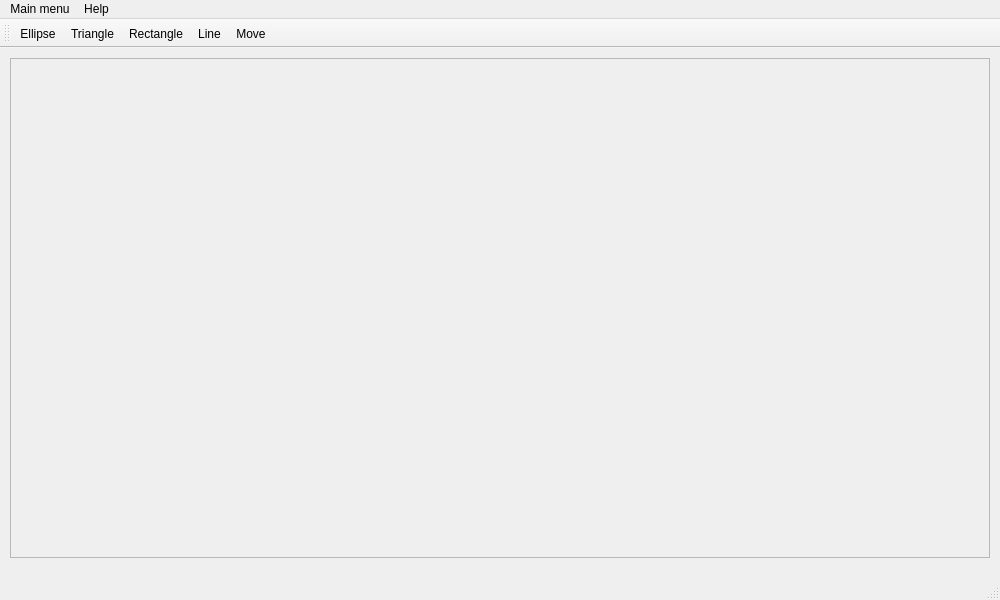
<?xml version="1.0" encoding="UTF-8"?>
<ui version="4.0">
 <class>MainWindow</class>
 <widget class="QMainWindow" name="MainWindow">
  <property name="geometry">
   <rect>
    <x>0</x>
    <y>0</y>
    <width>1000</width>
    <height>600</height>
   </rect>
  </property>
  <property name="windowTitle">
   <string>MainWindow</string>
  </property>
  <widget class="QWidget" name="centralwidget">
   <widget class="QFrame" name="picture_frame">
    <property name="geometry">
     <rect>
      <x>10</x>
      <y>10</y>
      <width>980</width>
      <height>500</height>
     </rect>
    </property>
    <property name="frameShape">
     <enum>QFrame::StyledPanel</enum>
    </property>
    <property name="frameShadow">
     <enum>QFrame::Raised</enum>
    </property>
   </widget>
  </widget>
  <widget class="QMenuBar" name="menubar">
   <property name="geometry">
    <rect>
     <x>0</x>
     <y>0</y>
     <width>1000</width>
     <height>22</height>
    </rect>
   </property>
   <widget class="QMenu" name="menuMain_menu">
    <property name="title">
     <string>Main menu</string>
    </property>
    <addaction name="actionNew"/>
    <addaction name="separator"/>
    <addaction name="actionLoad"/>
    <addaction name="separator"/>
    <addaction name="actionSave_as_picture"/>
    <addaction name="actionSave_as_figures"/>
    <addaction name="separator"/>
    <addaction name="actionExit"/>
   </widget>
   <widget class="QMenu" name="menuHelp">
    <property name="title">
     <string>Help</string>
    </property>
    <addaction name="actionAbout"/>
   </widget>
   <addaction name="menuMain_menu"/>
   <addaction name="menuHelp"/>
  </widget>
  <widget class="QToolBar" name="toolBar">
   <property name="windowTitle">
    <string>toolBar</string>
   </property>
   <attribute name="toolBarArea">
    <enum>TopToolBarArea</enum>
   </attribute>
   <attribute name="toolBarBreak">
    <bool>false</bool>
   </attribute>
   <addaction name="actionEllipse"/>
   <addaction name="actionTriangle"/>
   <addaction name="actionRectangle"/>
   <addaction name="actionLine"/>
   <addaction name="actionMove"/>
  </widget>
  <widget class="QStatusBar" name="statusBar"/>
  <action name="actionNew">
   <property name="text">
    <string>New</string>
   </property>
  </action>
  <action name="actionLoad">
   <property name="text">
    <string>Load</string>
   </property>
  </action>
  <action name="actionSave_as_picture">
   <property name="text">
    <string>Save as picture</string>
   </property>
  </action>
  <action name="actionSave_as_figures">
   <property name="text">
    <string>Save as figures</string>
   </property>
  </action>
  <action name="actionExit">
   <property name="text">
    <string>Exit</string>
   </property>
  </action>
  <action name="actionAbout">
   <property name="text">
    <string>About</string>
   </property>
  </action>
  <action name="actionEllipse">
   <property name="icon">
    <iconset resource="res.qrc">
     <normaloff>:/icons/icons/circle.png</normaloff>:/icons/icons/circle.png</iconset>
   </property>
   <property name="text">
    <string>Ellipse</string>
   </property>
  </action>
  <action name="actionTriangle">
   <property name="icon">
    <iconset resource="res.qrc">
     <normaloff>:/icons/icons/triangle.png</normaloff>:/icons/icons/triangle.png</iconset>
   </property>
   <property name="text">
    <string>Triangle</string>
   </property>
  </action>
  <action name="actionRectangle">
   <property name="icon">
    <iconset resource="res.qrc">
     <normaloff>:/icons/icons/rectangle.png</normaloff>:/icons/icons/rectangle.png</iconset>
   </property>
   <property name="text">
    <string>Rectangle</string>
   </property>
  </action>
  <action name="actionLine">
   <property name="icon">
    <iconset resource="res.qrc">
     <normaloff>:/icons/icons/line.png</normaloff>:/icons/icons/line.png</iconset>
   </property>
   <property name="text">
    <string>Line</string>
   </property>
  </action>
  <action name="actionMove">
   <property name="icon">
    <iconset resource="res.qrc">
     <normaloff>:/icons/icons/hand.png</normaloff>:/icons/icons/hand.png</iconset>
   </property>
   <property name="text">
    <string>Move</string>
   </property>
  </action>
 </widget>
 <resources>
  <include location="res.qrc"/>
 </resources>
 <connections/>
</ui>
